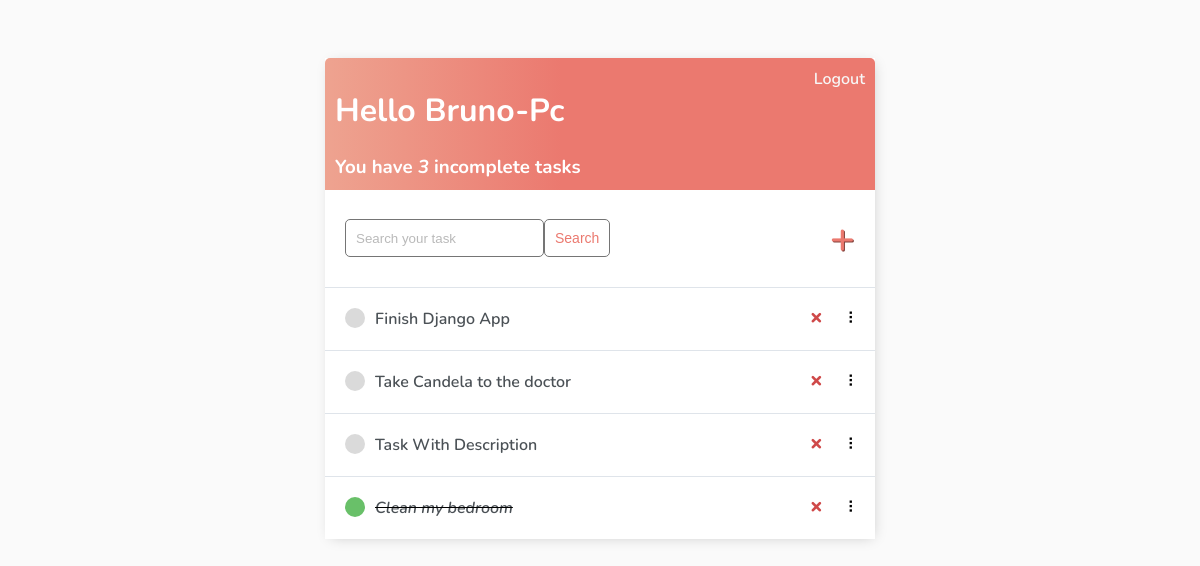
Page / (signed in) on the earlier database version.
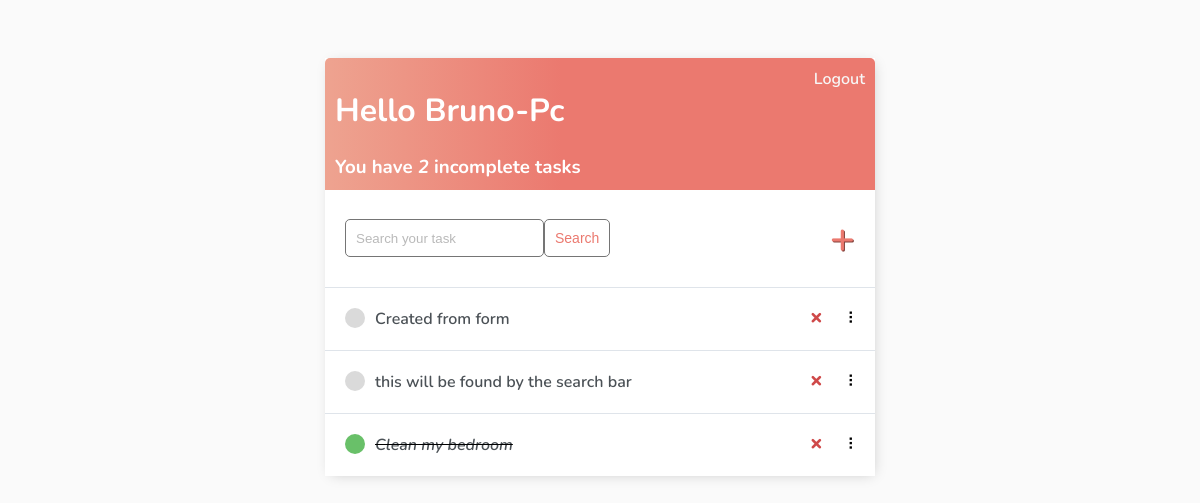
Same page on the later database version.
### base/models.py (models this page shows)
class Task(models.Model):
    user = models.ForeignKey(User, on_delete=models.CASCADE, null=True, blank=True)
    title = models.CharField(max_length=200, null=True, blank=True)
    description = models.TextField(null=True, blank=True)
    complete= models.BooleanField(default=False, null=True, blank=True)
    created = models.DateTimeField(auto_now_add=True)
    def __str__(self):
        return self.title
    class Meta:
        ordering = ['complete']

### base/views.py (the view)
# urls.py: path('', TaskList.as_view(), name='tasks'),
class TaskList(LoginRequiredMixin, ListView):
    model = Task
    context_object_name = 'tasks'
    def get_context_data(self, **kwargs):
        context = super().get_context_data(**kwargs)
        context['tasks'] = context['tasks'].filter(user=self.request.user)
        context['count'] = context['tasks'].filter(complete=False).count()
        search_input = self.request.GET.get('search-area') or ''
        if search_input:
            context['tasks'] = context['tasks'].filter(
                title__startswith = search_input
            )
        context['search_input'] = search_input
        return context

### base/templates/base/task_list.html (shortened to what this page needs)
{% extends 'base/main.html' %} {% block content %}
<div class="header-bar">
    <div>
        <h1>Hello {{request.user|title}}</h1>
        <h3 style="margin:0">You have <i>{{count}}</i> incomplete task{{ count|pluralize:"s" }}</h3>
    </div>
    {% if request.user.is_authenticated %}
    <a href="{% url 'logout' %}">Logout</a> {% else %}
    <a href="{% url 'login' %}">Login</a> {% endif %}
</div>
<div id="search-add-wrapper">
    <form method="GET" style="display: flex;">
        <input type='text' name='search-area' placeholder="Search your task" value="{{search_input}}">
        <input class="button" type="submit" value='Search'>
    </form>
    {% if tasks|length > 0 %}
    <a id="add-link" href="{% url 'task-create' %}">&#x2b;</a>
    {% endif %}
</div>
<div id="tasklist" class="task-items-wrapper">
    {% for task in tasks %}
    <div class="task-wrapper" data-position="{{task.pk}}">
        <div class="task-title">
            {% if task.complete %}
            <div class="task-complete-icon"></div>
            <i><s><a href="{% url 'task-update' task.id %}">{{task}}</a></s></i> {% else %}
            <div class="task-incomplete-icon"></div>
            <a href="{% url 'task-update' task.id %}">{{task}}</a> {% endif %}
        </div>
        <div class="task-controls">
            <a class="delete-link" href="{% url 'task-delete' task.id %}">&#215;</a>
            <span class="handle">&nbsp;&#10247;</span>
        </div>
    </div>
    {% empty %}
    <div style="text-align: center; padding-bottom: 10px; line-height: 1em;">
        <h3>No new tasks are created.</h3>
        <h3>Create a <a style="text-decoration: none; color: #e53935;" href="{% url 'task-create' %}">New task</a> ! </h3>
    </div>
    {% endfor %}
</div>
{% endblock content %}

Differences in the rows shown:
removed Task: title "Finish Django App"
removed Task: title "Take Candela to the doctor"
removed Task: title "Task With Description"
added Task: title "Created from form"
added Task: title "this will be found by the search bar"
Other differences:
{{ count }}: "3" → "2"
